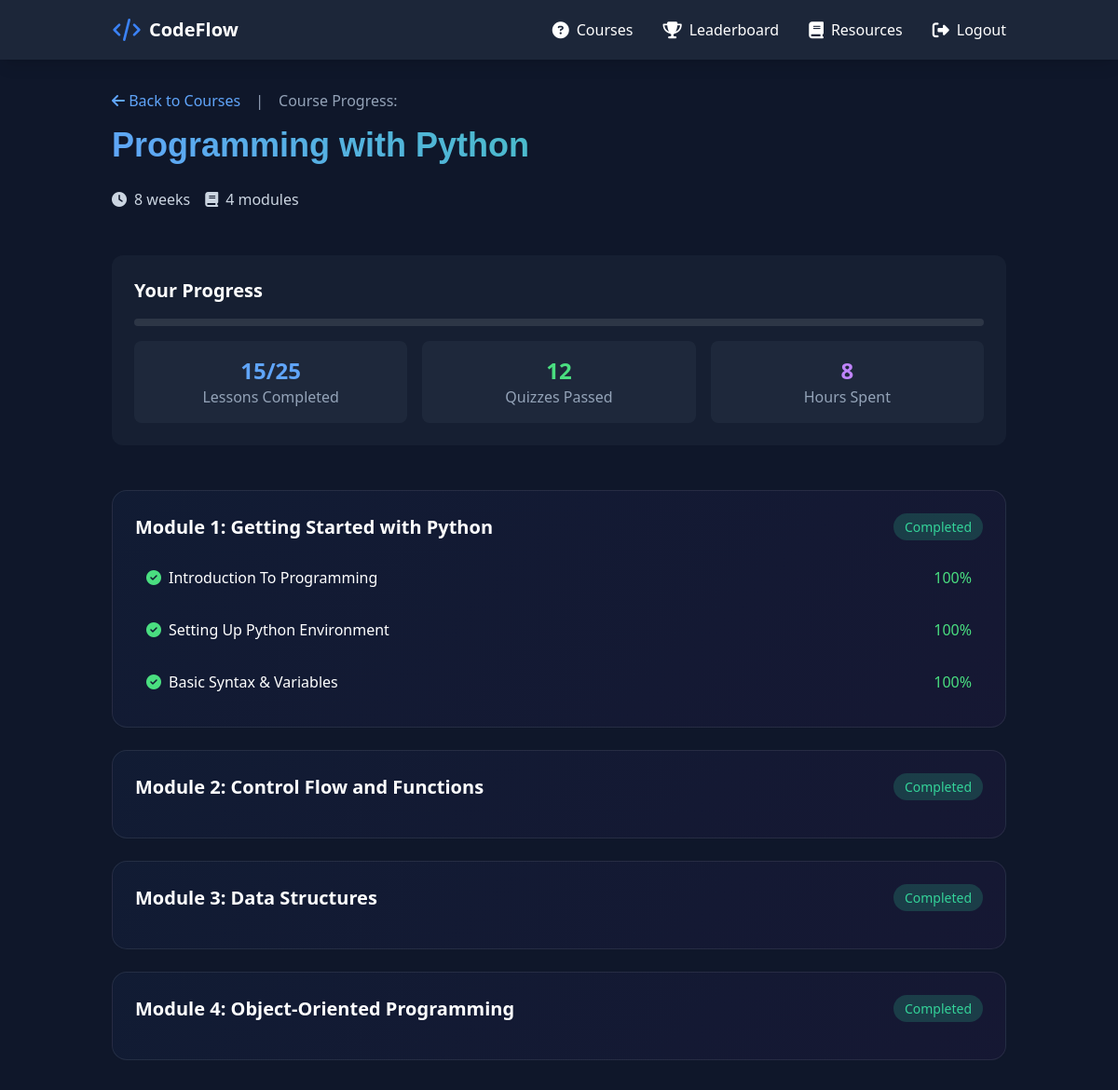
/courses/programming-with-python/ (signed in), run on the app's committed database.
### codeflowapp/models.py (models this page shows, shortened)
class Course(models.Model):
    title = models.CharField(max_length=200)
    description = models.TextField()
    duration = models.CharField(max_length=100)  # e.g., "4 weeks", "2 months"
    created_at = models.DateTimeField(auto_now_add=True)
    updated_at = models.DateTimeField(auto_now=True)
    icon_class = models.CharField(max_length=100)
    slug = models.SlugField(unique=True)
    category = models.CharField(max_length=100, null=True, blank=True)
    class Meta:
        ordering = ['-created_at']
    def get_progress(self, user):
        total_quizzes = Quiz.objects.filter(module__course=self).count()
        if total_quizzes == 0:
            return 0
        completed_quizzes = QuizAttempt.objects.filter(
            quiz__module__course=self,
            user=user,
            completed=True
        ).count()
        return (completed_quizzes / total_quizzes) * 100

class Module(models.Model):
    course = models.ForeignKey(Course, related_name='modules', on_delete=models.CASCADE)
    title = models.CharField(max_length=200)
    description = models.TextField()
    order = models.PositiveIntegerField()
    created_at = models.DateTimeField(auto_now_add=True)
    updated_at = models.DateTimeField(auto_now=True)
    class Meta:
        ordering = ['order']
        unique_together = ['course', 'order']

class Quiz(models.Model):
    module = models.ForeignKey(Module, related_name='quizzes', on_delete=models.CASCADE)
    title = models.CharField(max_length=200)
    order = models.PositiveIntegerField()
    created_at = models.DateTimeField(auto_now_add=True)
    updated_at = models.DateTimeField(auto_now=True)
    class Meta:
        ordering = ['order']
        unique_together = ['module', 'order']
        verbose_name_plural = 'quizzes'

### codeflowapp/views.py (the view)
# urls.py: path('courses/<slug:course_slug>/', views.lessons, name='course_detail'),
@login_required
def lessons(request, course_slug):
    course = get_object_or_404(Course, slug=course_slug)
    course_module_count = Module.objects.filter(course=course).count()
    modules = Module.objects.filter(course=course).prefetch_related(
        Prefetch(
            'quizzes',
            queryset=Quiz.objects.annotate(
                has_attempt=Count(
                    'attempts',
                    filter=Q(attempts__user=request.user) & Q(attempts__completed=True)
                )
            )
        )
    ).order_by('order')
    progress = course.get_progress(request.user)
    context = {
        'course': course,
        'courses_modules' : course_module_count,
        'modules': modules,
        'progress': progress,
        'page_title': course.title
    }
    return render(request, 'lessons.html', context)

### codeflowapp/templates/lessons.html (shortened to what this page needs)
{% load static %}
<html>
<head>
    <link rel="stylesheet" href="{% static 'assets/css/styles.css' %}">
    <link rel="stylesheet" href="https://cdnjs.cloudflare.com/ajax/libs/font-awesome/6.4.0/css/all.min.css">
</head>
<body class="bg-slate-900 text-white min-h-screen" x-data="{ showMenu: false }">
    <div id="particles-js"></div>
    <div class="content">
        <nav class="bg-slate-800/90 backdrop-blur-sm sticky top-0 shadow-lg z-50">
            <div class="container mx-auto px-4 sm:px-6 lg:px-8">
                <div class="flex justify-between items-center h-16">
                    <div class="flex items-center">
                        <svg class="h-8 w-8 text-blue-500" fill="none" viewBox="0 0 24 24" stroke="currentColor">
                            <path stroke-linecap="round" stroke-linejoin="round" stroke-width="2"
                                d="M10 20l4-16m4 4l4 4-4 4M6 16l-4-4 4-4" />
                        </svg>
                        <a href="/"><span class="ml-2 text-xl font-bold">CodeFlow</span></a>
                    </div>
                    <div class="hidden md:flex space-x-6 lg:space-x-8">
                        <a href="{% url 'courses' %}" class="nav-item flex items-center space-x-2 hover:text-blue-400">
                            <i class="fas fa-question-circle text-lg"></i>
                            <span>Courses</span>
                        </a>
                        <a href="{% url 'leaderboard' %}"
                            class="nav-item flex items-center space-x-2 hover:text-blue-400">
                            <i class="fas fa-trophy text-lg"></i>
                            <span>Leaderboard</span>
                        </a>
                        <a href="{% url 'resources' %}"
                            class="nav-item flex items-center space-x-2 hover:text-blue-400">
                            <i class="fas fa-book text-lg"></i>
                            <span>Resources</span>
                        </a>
                        {% if user.is_authenticated %}
                        <a href="{% url 'logout' %}"
                            class="nav-item flex content-end items-center space-x-2 hover:text-blue-400"><i
                                class="fas fa-right-from-bracket text-lg"></i>
                            <span>Logout</span></a>
                        {% else %}
                        <a href="{% url 'login' %}"
                            class="nav-item flex content-end items-center space-x-2 hover:text-blue-400">
                            <i class="fas fa-user text-lg"></i>
                            <span>Login</span>
                        </a>
                        {% endif %}
                    </div>
                </div>
            </div>
        </nav>
        <main class="container mx-auto px-4 sm:px-6 lg:px-8 py-8">
            <div class="mb-12">
                <div class="flex items-center space-x-4 mb-4">
                    <a href="{% url 'courses' %}" class="text-blue-400 hover:text-blue-300">
                        <i class="fas fa-arrow-left"></i> Back to Courses
                    </a>
                    <span class="text-slate-400">|</span>
                    <span class="text-slate-400">Course Progress: {{ completion_percentage|floatformat:1 }}</span>
                </div>
                <h1 class="text-4xl font-bold mb-4 gradient-text">{{ course.title }}</h1>
                <div class="flex flex-wrap gap-4 items-center text-slate-300">
                    <div class="flex items-center">
                        <i class="fas fa-clock mr-2"></i>
                        <span>{{ course.duration }}</span>
                    </div>
                    <div class="flex items-center">
                        <i class="fas fa-book mr-2"></i>
                        <span>{{ courses_modules }} modules</span>
                    </div>
                </div>
            </div>
            <div class="mb-12">
                <div class="bg-slate-800/50 rounded-xl p-6">
                    <h2 class="text-xl font-semibold mb-4">Your Progress</h2>
                    <div class="progress-bar mb-4">
                    </div>
                    <div class="grid grid-cols-1 md:grid-cols-3 gap-4 text-center">
                        <div class="p-4 bg-slate-700/30 rounded-lg">
                            <div class="text-2xl font-bold text-blue-400">15/25</div>
                            <div class="text-slate-400">Lessons Completed</div>
                        </div>
                        <div class="p-4 bg-slate-700/30 rounded-lg">
                            <div class="text-2xl font-bold text-green-400">12</div>
                            <div class="text-slate-400">Quizzes Passed</div>
                        </div>
                        <div class="p-4 bg-slate-700/30 rounded-lg">
                            <div class="text-2xl font-bold text-purple-400">8</div>
                            <div class="text-slate-400">Hours Spent</div>
                        </div>
                    </div>
                </div>
            </div>
            <div class="space-y-6">
                {% for module in modules %}
                <div class="course-section p-6">
                    <div class="flex items-center justify-between mb-4">
                        <h3 class="text-xl font-bold">Module {{forloop.counter}}: {{ module.title }}</h3>
                        <span class="status-badge status-completed">Completed</span>
                    </div>
                    <div class="space-y-2">
                        {% for quiz in module.quizzes.all %}
                        <a href=""
                            class="lesson-link flex items-center justify-between p-3 rounded-lg">
                            <span><i class="fas fa-check-circle text-green-400 mr-2"></i>{{ quiz.title }}</span>
                            <span class="text-green-400">100%</span>
                        </a>
                        {% endfor %}
                    </div>
                </div>
                {% endfor %}
            </div>
        </main>
    </div>
    <script src="https://cdn.tailwindcss.com"></script>
</body>
</html>

### codeflowapp/static/assets/css/styles.css (style rules this page uses)
main { position: relative !important; z-index: 2 !important; }
#particles-js { position: fixed; width: 100%; height: 100%; background-color: #0f172a; z-index: 1; }
.content { position: relative; z-index: 2; }
.gradient-text { background: linear-gradient(45deg, #60a5fa, #34d399); -webkit-background-clip: text; background-clip: text; color: transparent; -webkit-text-fill-color: transparent; font-family: 'Arial', sans-serif; }
.nav-item { transition: all 0.3s ease; }

### codeflowapp/templates/lessons.html (style rules this page uses)
.gradient-text { background: linear-gradient(45deg, #60a5fa, #34d399); -webkit-background-clip: text; background-clip: text; color: transparent; padding-bottom: 10px; }
.course-section { background: linear-gradient(135deg, rgba(59, 130, 246, 0.05), rgba(147, 51, 234, 0.05)); border: 1px solid rgba(255, 255, 255, 0.08); border-radius: 1rem; transition: all 0.3s ease; cursor: pointer; }
.status-badge { padding: 0.25rem 0.75rem; border-radius: 1rem; font-size: 0.875rem; font-weight: 500; }
.status-completed { background: rgba(52, 211, 153, 0.2); color: #34d399; }
.lesson-link { transition: all 0.2s ease; }
.progress-bar { background: rgba(255, 255, 255, 0.1); height: 8px; border-radius: 4px; overflow: hidden; }

### data on the page
Course: duration "8 weeks"
Module: title "Getting Started with Python"
Quiz: title "Introduction To Programming"
Quiz: title "Setting Up Python Environment"
Quiz: title "Basic Syntax & Variables"
Module: title "Control Flow and Functions"
Module: title "Data Structures"
Module: title "Object-Oriented Programming"

### other printed values
{{ courses_modules }} "4"
